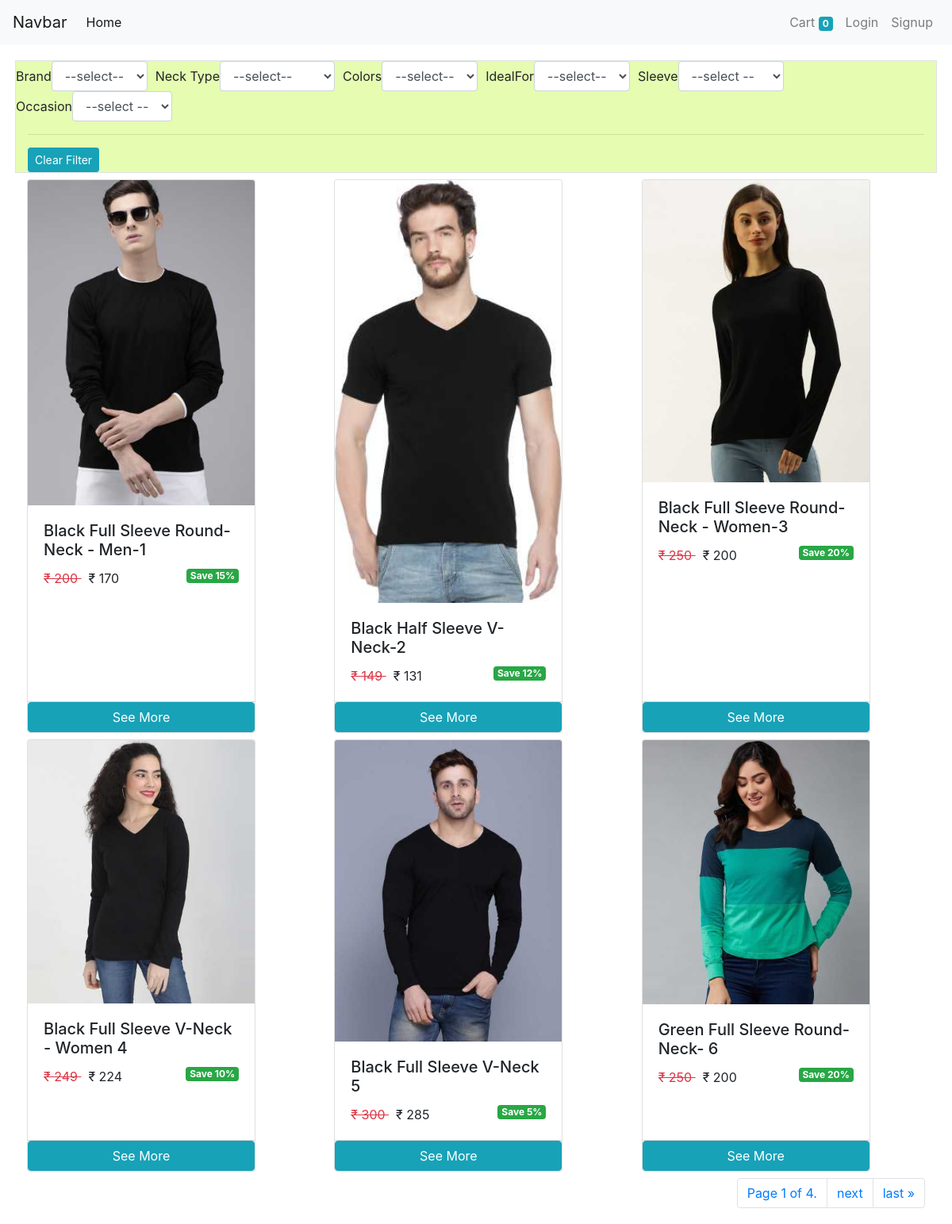
The page / on the database its author committed.
### store/models.py (models this page shows, shortened)
class Tshirt(models.Model):
    name = models.CharField(max_length=50 , null=False)
    slug = models.CharField(max_length=200 , null=True  ,unique=True , default="")
    description = models.CharField(max_length=500 , null=True)
    discount = models.IntegerField(default=0)
    image = models.ImageField(upload_to ='upload/images/' , null=False)
    occasion = models.ForeignKey(Occasion , on_delete = models.CASCADE)
    brand = models.ForeignKey(Brand , on_delete = models.CASCADE)
    sleeve = models.ForeignKey(Sleeve , on_delete = models.CASCADE)
    neck_type = models.ForeignKey(NeckType , on_delete = models.CASCADE)
    ideal_for = models.ForeignKey(IdealFor , on_delete = models.CASCADE)
    color = models.ForeignKey(Color , on_delete = models.CASCADE)

### store/views.py (the view)
# urls.py: path('' , home , name='homepage'),
def home(request):
    query = request.GET
    tshirts = []
    tshirts = Tshirt.objects.all()
    brand = query.get('brand')
    neckType = query.get('necktype')
    color = query.get('color')
    idealFor = query.get('idealfor')
    sleeve = query.get('sleeve')
    page = query.get('page')
    if(page is None or page == ''):
        page = 1
    if brand != '' and brand is not None:
        tshirts = tshirts.filter(brand__slug=brand)
    if neckType != '' and neckType is not None:
        tshirts = tshirts.filter(neck_type__slug=neckType)
    if color != '' and color is not None:
        tshirts = tshirts.filter(color__slug=color)
    if sleeve != '' and sleeve is not None:
        tshirts = tshirts.filter(sleeve__slug=sleeve)
    if idealFor != '' and idealFor is not None:
        tshirts = tshirts.filter(ideal_for__slug=idealFor)
    occasions = Occasion.objects.all()
    brands = Brand.objects.all()
    sleeves = Sleeve.objects.all()
    idealFor = IdealFor.objects.all()
    neckTypes = NeckType.objects.all()
    colors = Color.objects.all()
    cart = request.session.get('cart')
    paginator = Paginator(tshirts , 6)
    page_object = paginator.get_page(page)
    query = request.GET.copy()
    query['page'] = ''
    pageurl = urlencode(query)
    context = {
        "page_object": page_object,
        "occasions": occasions,
        "brands": brands,
        'colors': colors,
        'sleeves': sleeves,
        'neckTypes': neckTypes,
        'idealFor': idealFor,
        'pageurl' : pageurl
    }
    return render(request, template_name='store/home.html', context=context)

### store/templatetags/filter_tags.py (called while the page is built)
@register.simple_tag
def selected_attr(request_slug , slug):
    if request_slug == slug:
        return "selected"
    else:
        return ''

### store/templatetags/tshirt_tags.py (called while the page is built)
@register.filter
def rupee(number):
    return f'₹ {number}'

@register.simple_tag
def min_price(tshirt):
    size = tshirt.sizevariant_set.all().order_by('price').first()
    return floor(size.price)

@register.simple_tag
def sale_price(tshirt):
    price = min_price(tshirt)
    discount = tshirt.discount
    return floor(price - ( price * ( discount / 100) ))

### store/templates/store/home.html (shortened to what this page needs)
{% extends "./base.html" %} {% load tshirt_tags %} {% load filter_tags %} {% load static %} {% block content %}
<div class="container-fluid">
    <div class="row m-1">
        <div class="col-12 border mt-3 select">
            <div>
                <form id='filterForm' action="/" class="row gx-3 gy-2 align-items-center form-inline">
                    <div class="form-row">
                        <div class="form-group col-auto">
                            <label for="brand">Brand</label>
                            <select onchange="submitForm()" name='brand' class="form-control" id="brands">
                            <option value="">--select--</option>
                            </select>
                        </div>
                        <div class="form-group col-auto">
                            <label for="necktype">Neck Type</label>
                            <select onchange="submitForm()" name='necktype' class="form-control" id="necktypes">
                            <option value="">--select--</option>
                            </select>
                        </div>
                        <div class="form-group col-auto">
                            <label for="colors">Colors</label>
                            <select onchange="submitForm()" name="color" class="form-control" id="colors">
                            <option value="">--select--</option>
                            </select>
                        </div>
                        <div class="form-group col-auto">
                            <label for="idealFor">IdealFor</label>
                            <select onchange="submitForm()" name="idealfor" class="form-control" id="idealFor">
                            <option value="">--select--</option>
                            </select>
                        </div>
                        <div class="form-group col-auto">
                            <label for="sleeves">Sleeve</label>
                            <select onchange="submitForm()" name="sleeve" class="form-control" id="sleeve">
                            <option value="">--select --</option>
                            </select>
                        </div>
                        <div class="form-group col-auto">
                            <label for="occasions">Occasion</label>
                            <select onchange="submitForm()" name="occasion" class="form-control" id="occasion">
                            <option value="">--select --</option>
                        </select>
                        </div>
                    </div>
                </form>
            </div>
            <hr>
            <a href="/" class="btn btn-info btn-sm">Clear Filter</a>
        </div>
        <div class="col">
            <div class="row">
                {% for tshirt in page_object %}
                <div class="col-4 mx-auto mt-2">
                    <div class="card h-100" style="width: 18rem;">
                        <img class="card-img-top" src="{{tshirt.image.url}}" alt="Card image cap">
                        <div class="card-body">
                            <h5 class="card-title">{{tshirt.name|title}}</h5>
                            <span class="text-danger"><del> {% min_price tshirt as result %}
                  {{result|rupee}}
                </del></span> &nbsp;
                            <span>{% sale_price tshirt as sale_price_result %}{{sale_price_result|rupee}}</span>
                            <span class="float-right badge badge-success">Save {{tshirt.discount}}%</span>
                        </div>
                        <div class="card-footer p-0">
                            <a href="/product/{{tshirt.slug}}" class="btn btn-info btn-block">See More</a>
                        </div>
                    </div>
                </div>
                {% endfor %}
            </div>
            <nav aria-label="Page navigation" class="mt-2">
                <ul class="pagination justify-content-end">
                    <li class="page-item">
                        <a class="page-link" href="">Page {{ page_object.number }} of {{ page_object.paginator.num_pages }}.</a>
                    </li>
                    {% if page_object.has_next %}
                    <li class="page-item">
                        <a class="page-link" href="?{{pageurl}}{{ page_object.next_page_number }}">next</a>
                    </li>
                    <li class="page-item">
                        <a class="page-link" href="?{{pageurl}}{{ page_object.paginator.num_pages }}">last &raquo;</a>
                    </li>
                    {% endif %}
                </ul>
            </nav>
        </div>
    </div>
</div>
{% endblock %}

### store/templates/store/base.html (shortened to what this page needs)
<!doctype html>
<html lang="en">
<head>
    <link rel="stylesheet" href="https://maxcdn.bootstrapcdn.com/bootstrap/4.0.0/css/bootstrap.min.css">
</head>
<body>
    <nav class="navbar navbar-expand-lg navbar-light bg-light">
        <a class="navbar-brand" href="/">Navbar</a>
        <div class="collapse navbar-collapse" id="navbarSupportedContent">
            <ul class="navbar-nav mr-auto">
                <li class="nav-item active">
                    <a class="nav-link" href="/">Home <span class="sr-only">(current)</span></a>
                </li>
            </ul>
            <ul class="navbar-nav ml-auto">
                <li class="nav-item">
                    <a class="nav-link" href="/cart">Cart <span class="badge badge-info">{{request.session.cart|length }}</span></a>
                </li>
                {% if request.user.is_authenticated %}
                <li class="nav-item">
                    <a class="nav-link" href="/orders">Orders</a>
                </li>
                <li class="nav-item">
                    <a class="nav-link" href="/logout">Logout</a>
                </li>
                {% else %}
                <li class="nav-item">
                    <a class="nav-link" href="/login">Login</a>
                </li>
                <li class="nav-item">
                    <a class="nav-link" href="/signup">Signup</a>
                </li>
                {% endif %}
            </ul>
        </div>
    </nav>
    {% block content %}{% endblock %}
</body>
</html>

### store/templates/store/base.html (style rules this page uses)
.select { background-color: rgb(229, 252, 177); }

### rows shown on the page
Tshirt: image (picture), name "Black Full Sleeve Round-Neck - Men-1", result "₹ 200", sale_price_result "₹ 170", discount "15"
Tshirt: image (picture), name "Black Half Sleeve V-Neck-2", result "₹ 149", sale_price_result "₹ 131", discount "12"
Tshirt: image (picture), name "Black Full Sleeve Round-Neck - Women-3", result "₹ 250", sale_price_result "₹ 200", discount "20"
Tshirt: image (picture), name "Black Full Sleeve V-Neck - Women 4", result "₹ 249", sale_price_result "₹ 224", discount "10"
Tshirt: image (picture), name "Black Full Sleeve V-Neck 5", result "₹ 300", sale_price_result "₹ 285", discount "5"
Tshirt: image (picture), name "Green Full Sleeve Round-Neck- 6", result "₹ 250", sale_price_result "₹ 200", discount "20"

### other values the page prints
{{ request.session.cart|length }} "0"
{{ page_object.number }} "1"
{{ page_object.paginator.num_pages }} "4"
